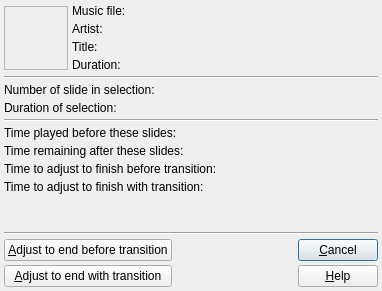
<?xml version="1.0" encoding="UTF-8"?>
<ui version="4.0">
 <class>DlgAdjustToSound</class>
 <widget class="QDialog" name="DlgAdjustToSound">
  <property name="geometry">
   <rect>
    <x>0</x>
    <y>0</y>
    <width>382</width>
    <height>291</height>
   </rect>
  </property>
  <property name="windowTitle">
   <string>Adjust slide duration on music</string>
  </property>
  <layout class="QVBoxLayout" name="verticalLayout">
   <property name="spacing">
    <number>4</number>
   </property>
   <property name="leftMargin">
    <number>4</number>
   </property>
   <property name="topMargin">
    <number>4</number>
   </property>
   <property name="rightMargin">
    <number>4</number>
   </property>
   <property name="bottomMargin">
    <number>4</number>
   </property>
   <item>
    <layout class="QGridLayout" name="gridLayout">
     <property name="leftMargin">
      <number>0</number>
     </property>
     <property name="topMargin">
      <number>0</number>
     </property>
     <property name="rightMargin">
      <number>0</number>
     </property>
     <property name="bottomMargin">
      <number>0</number>
     </property>
     <property name="spacing">
      <number>4</number>
     </property>
     <item row="1" column="1">
      <widget class="QLabel" name="label">
       <property name="text">
        <string>Music file:</string>
       </property>
      </widget>
     </item>
     <item row="4" column="1">
      <widget class="QLabel" name="label_4">
       <property name="text">
        <string>Duration:</string>
       </property>
      </widget>
     </item>
     <item row="1" column="0" rowspan="4">
      <widget class="QLabel" name="ICONLabel">
       <property name="sizePolicy">
        <sizepolicy hsizetype="Fixed" vsizetype="Fixed">
         <horstretch>0</horstretch>
         <verstretch>0</verstretch>
        </sizepolicy>
       </property>
       <property name="minimumSize">
        <size>
         <width>64</width>
         <height>64</height>
        </size>
       </property>
       <property name="maximumSize">
        <size>
         <width>64</width>
         <height>64</height>
        </size>
       </property>
       <property name="frameShape">
        <enum>QFrame::StyledPanel</enum>
       </property>
       <property name="text">
        <string notr="true"/>
       </property>
       <property name="scaledContents">
        <bool>true</bool>
       </property>
      </widget>
     </item>
     <item row="3" column="1">
      <widget class="QLabel" name="label_3">
       <property name="text">
        <string>Title:</string>
       </property>
      </widget>
     </item>
     <item row="2" column="1">
      <widget class="QLabel" name="label_2">
       <property name="text">
        <string>Artist:</string>
       </property>
      </widget>
     </item>
     <item row="1" column="2">
      <widget class="QLabel" name="MusicFile">
       <property name="sizePolicy">
        <sizepolicy hsizetype="Expanding" vsizetype="Preferred">
         <horstretch>0</horstretch>
         <verstretch>0</verstretch>
        </sizepolicy>
       </property>
       <property name="text">
        <string notr="true"/>
       </property>
      </widget>
     </item>
     <item row="2" column="2">
      <widget class="QLabel" name="Artist">
       <property name="sizePolicy">
        <sizepolicy hsizetype="Expanding" vsizetype="Preferred">
         <horstretch>0</horstretch>
         <verstretch>0</verstretch>
        </sizepolicy>
       </property>
       <property name="text">
        <string notr="true"/>
       </property>
      </widget>
     </item>
     <item row="3" column="2">
      <widget class="QLabel" name="Title">
       <property name="sizePolicy">
        <sizepolicy hsizetype="Expanding" vsizetype="Preferred">
         <horstretch>0</horstretch>
         <verstretch>0</verstretch>
        </sizepolicy>
       </property>
       <property name="text">
        <string notr="true"/>
       </property>
      </widget>
     </item>
     <item row="4" column="2">
      <widget class="QLabel" name="Duration">
       <property name="sizePolicy">
        <sizepolicy hsizetype="Expanding" vsizetype="Preferred">
         <horstretch>0</horstretch>
         <verstretch>0</verstretch>
        </sizepolicy>
       </property>
       <property name="text">
        <string notr="true"/>
       </property>
      </widget>
     </item>
    </layout>
   </item>
   <item>
    <widget class="Line" name="line_3">
     <property name="orientation">
      <enum>Qt::Horizontal</enum>
     </property>
    </widget>
   </item>
   <item>
    <layout class="QFormLayout" name="formLayout_2">
     <property name="fieldGrowthPolicy">
      <enum>QFormLayout::ExpandingFieldsGrow</enum>
     </property>
     <property name="horizontalSpacing">
      <number>4</number>
     </property>
     <property name="verticalSpacing">
      <number>4</number>
     </property>
     <property name="leftMargin">
      <number>0</number>
     </property>
     <property name="topMargin">
      <number>0</number>
     </property>
     <property name="rightMargin">
      <number>0</number>
     </property>
     <property name="bottomMargin">
      <number>0</number>
     </property>
     <item row="0" column="0">
      <widget class="QLabel" name="label_10">
       <property name="text">
        <string>Number of slide in selection:</string>
       </property>
      </widget>
     </item>
     <item row="0" column="1">
      <widget class="QLabel" name="SlidesInSelection">
       <property name="sizePolicy">
        <sizepolicy hsizetype="Expanding" vsizetype="Preferred">
         <horstretch>0</horstretch>
         <verstretch>0</verstretch>
        </sizepolicy>
       </property>
       <property name="text">
        <string notr="true"/>
       </property>
      </widget>
     </item>
     <item row="1" column="0">
      <widget class="QLabel" name="label_11">
       <property name="text">
        <string>Duration of selection:</string>
       </property>
      </widget>
     </item>
     <item row="1" column="1">
      <widget class="QLabel" name="TimePlayed">
       <property name="sizePolicy">
        <sizepolicy hsizetype="Expanding" vsizetype="Preferred">
         <horstretch>0</horstretch>
         <verstretch>0</verstretch>
        </sizepolicy>
       </property>
       <property name="text">
        <string notr="true"/>
       </property>
      </widget>
     </item>
     <item row="2" column="0" colspan="2">
      <widget class="Line" name="LineSlides">
       <property name="orientation">
        <enum>Qt::Horizontal</enum>
       </property>
      </widget>
     </item>
     <item row="3" column="0">
      <widget class="QLabel" name="label_9">
       <property name="text">
        <string>Time played before these slides:</string>
       </property>
      </widget>
     </item>
     <item row="3" column="1">
      <widget class="QLabel" name="TimeBefore">
       <property name="sizePolicy">
        <sizepolicy hsizetype="Expanding" vsizetype="Preferred">
         <horstretch>0</horstretch>
         <verstretch>0</verstretch>
        </sizepolicy>
       </property>
       <property name="text">
        <string notr="true"/>
       </property>
      </widget>
     </item>
     <item row="4" column="0">
      <widget class="QLabel" name="label_6">
       <property name="text">
        <string>Time remaining after these slides:</string>
       </property>
      </widget>
     </item>
     <item row="4" column="1">
      <widget class="QLabel" name="TimeRemaining">
       <property name="sizePolicy">
        <sizepolicy hsizetype="Expanding" vsizetype="Preferred">
         <horstretch>0</horstretch>
         <verstretch>0</verstretch>
        </sizepolicy>
       </property>
       <property name="text">
        <string notr="true"/>
       </property>
      </widget>
     </item>
     <item row="5" column="0">
      <widget class="QLabel" name="label_7">
       <property name="text">
        <string>Time to adjust to finish before transition:</string>
       </property>
      </widget>
     </item>
     <item row="5" column="1">
      <widget class="QLabel" name="AdjustBefore">
       <property name="sizePolicy">
        <sizepolicy hsizetype="Expanding" vsizetype="Preferred">
         <horstretch>0</horstretch>
         <verstretch>0</verstretch>
        </sizepolicy>
       </property>
       <property name="text">
        <string notr="true"/>
       </property>
      </widget>
     </item>
     <item row="6" column="0">
      <widget class="QLabel" name="label_8">
       <property name="text">
        <string>Time to adjust to finish with transition:</string>
       </property>
      </widget>
     </item>
     <item row="6" column="1">
      <widget class="QLabel" name="AdjustWith">
       <property name="sizePolicy">
        <sizepolicy hsizetype="Expanding" vsizetype="Preferred">
         <horstretch>0</horstretch>
         <verstretch>0</verstretch>
        </sizepolicy>
       </property>
       <property name="text">
        <string notr="true"/>
       </property>
      </widget>
     </item>
    </layout>
   </item>
   <item>
    <spacer name="verticalSpacer">
     <property name="orientation">
      <enum>Qt::Vertical</enum>
     </property>
     <property name="sizeHint" stdset="0">
      <size>
       <width>20</width>
       <height>40</height>
      </size>
     </property>
    </spacer>
   </item>
   <item>
    <widget class="Line" name="line_2">
     <property name="orientation">
      <enum>Qt::Horizontal</enum>
     </property>
    </widget>
   </item>
   <item>
    <layout class="QGridLayout" name="gridLayout_2">
     <item row="0" column="3">
      <widget class="QPushButton" name="CancelBt">
       <property name="toolTip">
        <string>Cancel modification and exit dialog box</string>
       </property>
       <property name="text">
        <string>&amp;Cancel</string>
       </property>
       <property name="icon">
        <iconset resource="../RSCffDiaporama.qrc">
         <normaloff>:/img/action_cancel.png</normaloff>:/img/action_cancel.png</iconset>
       </property>
      </widget>
     </item>
     <item row="0" column="0">
      <widget class="QPushButton" name="OKBefore">
       <property name="toolTip">
        <string>Accept modification and exit dialog box</string>
       </property>
       <property name="text">
        <string>&amp;Adjust to end before transition</string>
       </property>
       <property name="icon">
        <iconset resource="../RSCffDiaporama.qrc">
         <normaloff>:/img/action_ok.png</normaloff>:/img/action_ok.png</iconset>
       </property>
      </widget>
     </item>
     <item row="0" column="2">
      <spacer name="horizontalSpacer_2">
       <property name="orientation">
        <enum>Qt::Horizontal</enum>
       </property>
       <property name="sizeHint" stdset="0">
        <size>
         <width>40</width>
         <height>20</height>
        </size>
       </property>
      </spacer>
     </item>
     <item row="1" column="0">
      <widget class="QPushButton" name="OKWith">
       <property name="toolTip">
        <string>Accept modification and exit dialog box</string>
       </property>
       <property name="text">
        <string>&amp;Adjust to end with transition</string>
       </property>
       <property name="icon">
        <iconset resource="../RSCffDiaporama.qrc">
         <normaloff>:/img/action_ok.png</normaloff>:/img/action_ok.png</iconset>
       </property>
      </widget>
     </item>
     <item row="1" column="3">
      <widget class="QPushButton" name="HelpBt">
       <property name="toolTip">
        <string>Show help about this dialogue box</string>
       </property>
       <property name="text">
        <string>&amp;Help</string>
       </property>
       <property name="icon">
        <iconset resource="../RSCffDiaporama.qrc">
         <normaloff>:/img/help.png</normaloff>:/img/help.png</iconset>
       </property>
      </widget>
     </item>
    </layout>
   </item>
  </layout>
 </widget>
 <resources>
  <include location="../RSCffDiaporama.qrc"/>
 </resources>
 <connections/>
</ui>
